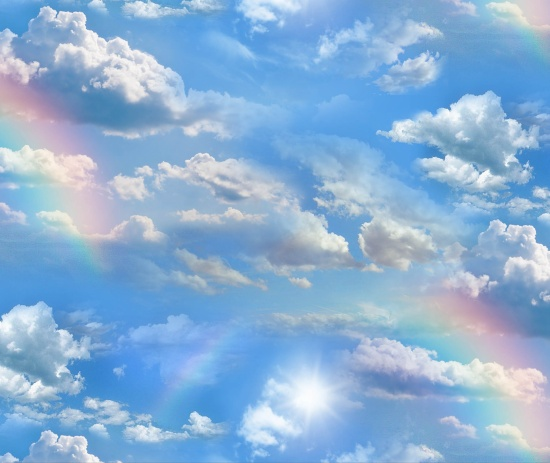
#> input picture testImages/01.jpg, 550 x 463 px; its folder holds 4 pictures in this run
$ jupyter execute --allow-errors Assignment03.ipynb   (shell and % lines are left out)
#> lines starting #> are read from the running program, lines starting #| are printed output that depends on the picture
[cell 1]
%pylab inline

# Helper functions

[cell 2]
from PIL import Image
import os
import pandas as pd
import pylab as pl
from sklearn import (cluster, datasets, decomposition, ensemble, manifold, random_projection)
from sklearn.discriminant_analysis import LinearDiscriminantAnalysis
from mpl_toolkits.mplot3d import Axes3D # needed to modify the way figure behaves

[cell 3]
def load_images(img_dir, grayscale=False):
    """Loads images from within a specified directory.

    Args:
      img_dir (str): The directory from which to load (.jpg) images.
      grayscale (bool): Whether to convert the image into grayscale. Defaults to False.

    Returns:
      images: An array of image objects loaded from the specified directory

    """
#> called with img_dir = 'images', grayscale = False
#> call 2 of load_images, with img_dir = 'testImages', grayscale = False
#> in load_images, im is the input picture: PIL image 550x463 RGB; mean R, G, B 139.1, 176.9, 213.6
#> in load_images (call 2), `im = im.resize((100, 100))`:
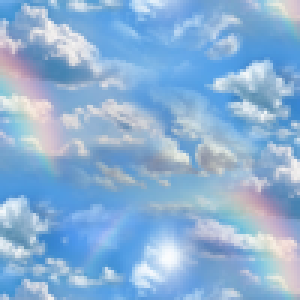
#> im: PIL image 100x100 RGB (shown 3 times larger); mean R, G, B 139.1, 176.9, 213.6
    images = []

    for file in os.listdir(img_dir):
        if file.endswith(".jpg"):
            im = Image.open(os.path.join(img_dir, file))

            im = im.resize((100, 100))

            if grayscale:
                im = np.array(im, dtype=np.float64) / 255

                # Convert image to grayscale
                r, g, b = im[:,:,0], im[:,:,1], im[:,:,2]
                gray = 0.2989*r + 0.5870*g + 0.1140*b
                im = gray.reshape((1, -1))[0]

            images.append(im)
#> pass 2 of the loop in load_images, `for file in os.listdir(img_dir):`:
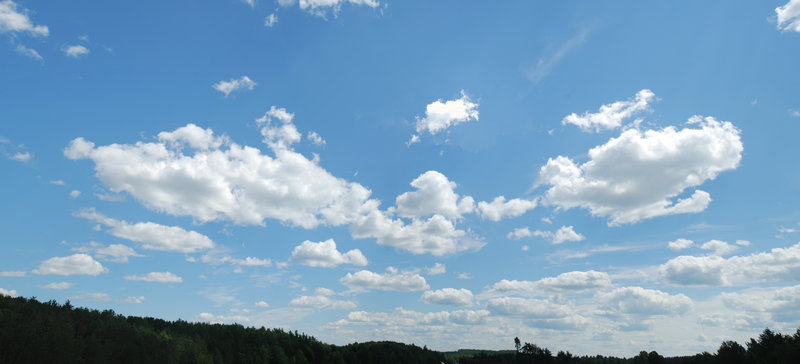
#> input picture testImages/02.jpg, 800 x 364 px
#> in load_images, im is the input picture: PIL image 800x364 RGB; mean R, G, B 123.6, 160.1, 189.3
#> in load_images (call 2), `im = im.resize((100, 100))`:
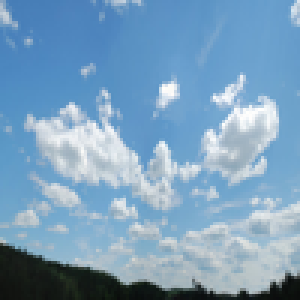
#> im: PIL image 100x100 RGB (shown 3 times larger); mean R, G, B 123.6, 160.1, 189.3
#> pass 3 of the loop in load_images, `for file in os.listdir(img_dir):`:
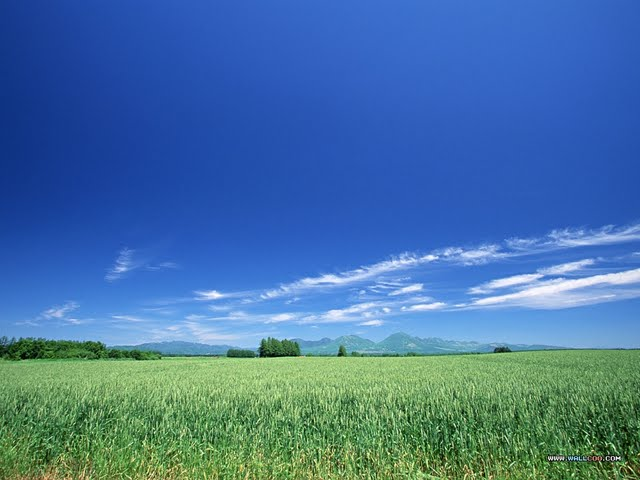
#> input picture testImages/03.jpg, 640 x 480 px
#> in load_images, im is the input picture: PIL image 640x480 RGB; mean R, G, B 70.7, 116.2, 161.4
#> in load_images (call 2), `im = im.resize((100, 100))`:
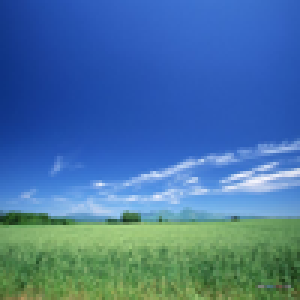
#> im: PIL image 100x100 RGB (shown 3 times larger); mean R, G, B 70.7, 116.2, 161.4
#> the loop made 4 passes; the first 3 are shown

    return images

def plot_image_space(images, X, title="Projection of the Images into 2 Dimensions"):
    """Generates and shows a plot of images in a feature space.

    A figure with one plot is generated. The plot displays the location of each image in
    relation to the image's feature values in the input feature space (X).

    Args:
      images (Image): An image.
      images (SciPy array): An array of SSQs, one computed for each k.

    """
    # min-max normalization
    x_min, x_max = np.min(X, axis=0), np.max(X, axis=0)
    X = (X - x_min) / (x_max - x_min)

    # Create a figure
    pl.figure(figsize=(16, 5))
    ax = pl.subplot(111)
    #ax.axis('off')

    # Generate picture thumbnails in the plot
    if hasattr(matplotlib.offsetbox, 'AnnotationBbox'):
        # only print thumbnails with matplotlib > 1.0
        for i in range(len(images)):
            imagebox = matplotlib.offsetbox.OffsetImage(images[i], zoom=.65)
            ab = matplotlib.offsetbox.AnnotationBbox(imagebox, X[i][0:2])
            ax.add_artist(ab)

    # Add figure labels and ticks
    pl.title(title, fontsize=16)
    pl.xticks([]), pl.yticks([])

    # Add figure bounds
    pl.ylim((np.min(X, axis=0)[1])-0.25,(np.max(X, axis=0)[1])+0.25)
    pl.xlim((np.min(X, axis=0)[0])-0.1,(np.max(X, axis=0)[0])+0.1)
